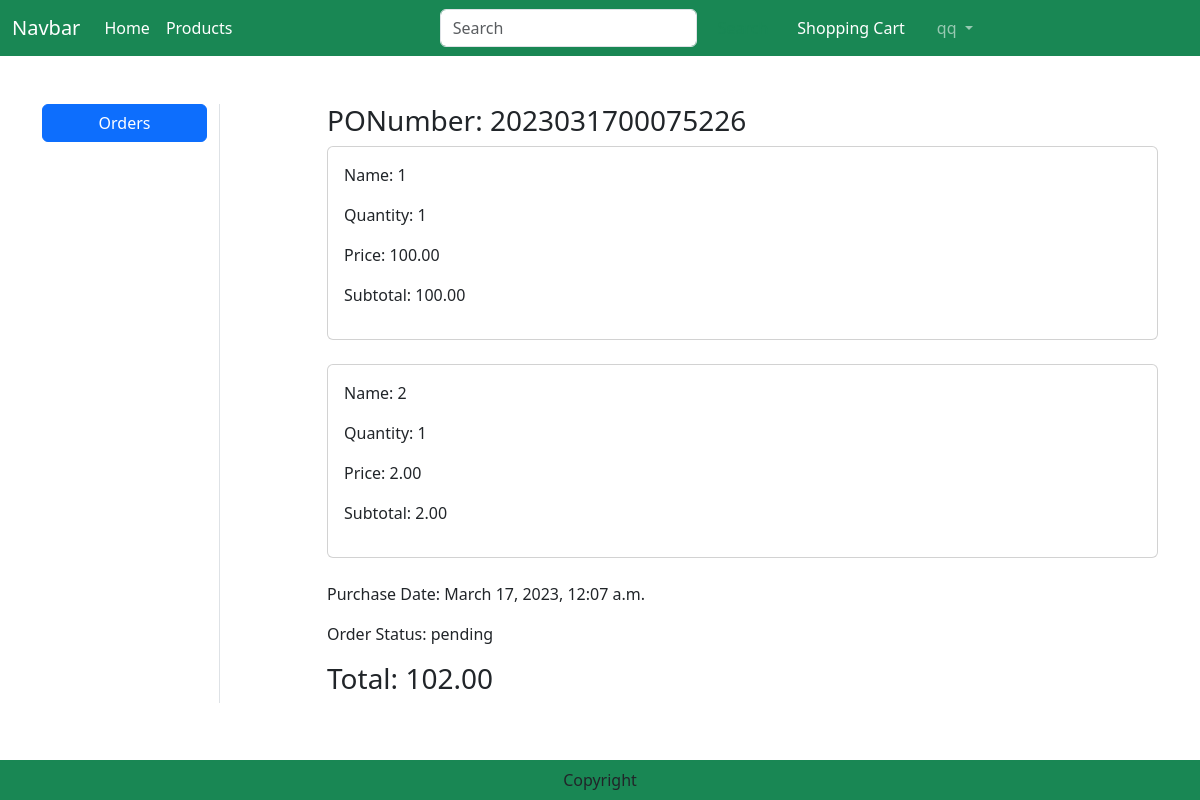
The page /orders/2023031700075226 (signed in) on the database its author committed.
### order/models.py (models this page shows)
class Order(models.Model):
    PONumber = models.CharField(max_length=30, primary_key=True)
    purchaseDate = models.DateTimeField(default=datetime.now)
    status = models.CharField(default=ORDER_STATUS_CHOICES[0][0], choices=ORDER_STATUS_CHOICES, max_length=20)
    customer = models.ForeignKey('customers.Customer',on_delete=models.CASCADE)
    user = models.ForeignKey(User,on_delete=models.CASCADE)
    shipmentDate = models.DateTimeField(null = True)
    cancelDate = models.DateTimeField(null = True)

class OrderItem(models.Model):
    product = models.ForeignKey('products.Product', on_delete=models.CASCADE)
    order = models.ForeignKey('order.Order', on_delete=models.CASCADE,)
    price = models.DecimalField(default=0, max_digits=7, decimal_places=2)
    myRate = models.IntegerField(default=5)
    myComment = models.CharField(max_length=1000)
    class Meta:
        unique_together = ("product","order")

### products/models.py (models this page shows, shortened)
class Product(models.Model):
    productName = models.CharField(max_length=100)
    price = models.DecimalField(default=0, max_digits=7, decimal_places=2)
    ISBN = models.CharField(max_length=17)
    author = models.CharField(max_length=100)
    publisher = models.CharField(max_length=100)
    introduction = models.TextField(max_length=1000)
    image = models.ImageField(upload_to='product')
    category = models.ForeignKey('Category', related_name="products", on_delete=models.CASCADE,)
    avgRating = models.DecimalField(default=0, max_digits=3, decimal_places=2)

### order/views.py (the view)
# urls.py: path('orders/<str:PONumber>',views.OrderDetailView.as_view(), name='order_detail'),
class OrderDetailView(View):
    def get(self, request, PONumber):
        order = Order.objects.get(Q(PONumber=PONumber) & Q(user=request.user))
        orderitems = OrderItem.objects.filter(order=order)
        total = 0
        for oi in orderitems:
            value = oi.price
            total = total + value
        context = {
            'order': order,
            'orderitems': orderitems,
            'total':total,
        }
        return render(request, 'order_detail.html', context)

### templates/order_detail.html (shortened to what this page needs)
{% extends 'base.html' %}
{% load static %}
{% block main-content %}
<div class="container my-5">
    <div class="row">
        <div class="col-sm-2 border-end">
            <ul class="list-unstyled">
                <li class="d-grid"><a href="{% url 'order:orders' %}" class="btn btn-primary">Orders</a></li>
            </ul>
        </div>
        <div class="col-sm-9 offset-sm-1">
            <h3>PONumber: {{order.PONumber}}</h3>
            {% for item in orderitems %}
                <div class="card">
                    <div class="card-body">
                        <div class="col-sm-7">
                            <p>Name: {{item.product.productName}}</p>
                            <p>Quantity: 1 </p>
                            <p>Price: {{item.price}}</p>
                            <p>Subtotal: {{item.price}}</p>
                        </div>
                    </div>
                </div>
                <br>
            {% endfor %}
                <div class="col-sm">
                    <p>Purchase Date: {{order.purchaseDate}}</p>
                    <p>Order Status: {{order.status}}</p>
                </div>
            <h3>Total: {{total}}</h3>
        </div>
    </div>
</div>
{% endblock main-content %}

### templates/base.html (shortened to what this page needs)
<!DOCTYPE html>
{% load static %}
<html lang="en">
<head>
    <link href="https://cdn.jsdelivr.net/npm/bootstrap@5.3.0-alpha1/dist/css/bootstrap.min.css" rel="stylesheet">
    <link rel="stylesheet" href="{% static 'css/owl.carousel.min.css' %}">
    <link rel="stylesheet" href="{% static 'css/all.min.css' %}">
    <link rel="stylesheet" href="{% static 'css/style.css' %}">
</head>
<body>
    <nav class="navbar navbar-expand-lg navbar-dark bg-success">
        <div class="container-fluid">
          <a class="navbar-brand" href="#">Navbar</a>
          <div class="collapse navbar-collapse" id="navbarSupportedContent">
            <ul class="navbar-nav me-auto mb-2 mb-lg-0">
              <li class="nav-item">
                <a class="nav-link active" aria-current="page" href="{% url 'products:home' %}">Home</a>
              </li>
              <li class="nav-item">
                <a class="nav-link text-white" href="{% url 'products:products' %}">Products</a>
              </li>
            </ul>
            <form class="d-flex" role="search" action="/search">
              <input class="form-control me-2" type="search" placeholder="Search" name="search" aria-label="Search">
              <button class="btn btn-outline-success" type="submit">Search</button>
            </form>
            <ul class="navbar-nav me-auto mb-2 mb-lg-0">
              {% if user.is_authenticated %}
                  {% for group in request.user.groups.all %}
                    {% if group.name == 'Vendor' %}
                    <li class="nav-item dropdown mx-2">
                      <a class="nav-link dropdown-toggle" href="#" role="button" data-bs-toggle="dropdown" aria-expanded="false">
                        {{ user.username }}
                      </a>
                      <ul class="dropdown-menu">
                        <li><a class="dropdown-item" href="{% url 'order:orders' %}">Orders</a></li>
                        <li><a class="dropdown-item" href="{% url 'logout' %}">Logout</a></li>
                      </ul>
                  </li>
                    {% elif group.name == 'Customer' %}
                    <li class="nav-item mx-2">
                        <a class="nav-link text-white" href="{% url 'shoppingcart' %}">Shopping Cart</a>
                    </li>
                    <li class="nav-item dropdown mx-2">
                        <a class="nav-link dropdown-toggle" href="#" role="button" data-bs-toggle="dropdown" aria-expanded="false">
                          {{ user.username }}
                        </a>
                    </li>
                    {% endif %}
                  {% endfor %}
              {% endif %}
              </ul>
          </div>
        </div>
      </nav>
      {% block main-content %}{% endblock main-content %}
    <footer class="container-fluid fixed-bottom bg-success text-center p-2 mt-5">
        Copyright
    </footer>
</body>
</html>

### rows shown on the page
Order: PONumber "2023031700075226", purchaseDate "March 17, 2023, 12:07 a.m.", status "pending"
OrderItem: product.productName "1", price "100.00"
OrderItem: product.productName "2", price "2.00"

### other values the page prints
{{ user.username }} "qq"
{{ total }} "102.00"
